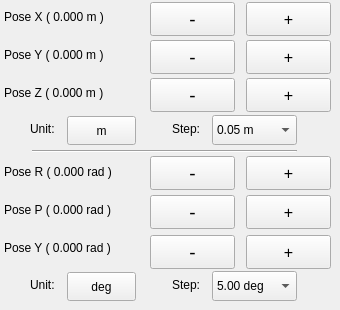
    <widget class="QWidget" name="tab2_2">
     <attribute name="title">
      <string>        MoveS      </string>
     </attribute>
     <widget class="QPushButton" name="pushButton7_3">
      <property name="geometry">
       <rect>
        <x>150</x>
        <y>235</y>
        <width>85</width>
        <height>34</height>
       </rect>
      </property>
      <property name="font">
       <font>
        <family>Ubuntu</family>
        <pointsize>14</pointsize>
        <weight>50</weight>
        <italic>false</italic>
        <bold>false</bold>
       </font>
      </property>
      <property name="cursor">
       <cursorShape>PointingHandCursor</cursorShape>
      </property>
      <property name="text">
       <string>-</string>
      </property>
     </widget>
     <widget class="QPushButton" name="pushButton5_3">
      <property name="geometry">
       <rect>
        <x>150</x>
        <y>156</y>
        <width>85</width>
        <height>34</height>
       </rect>
      </property>
      <property name="font">
       <font>
        <family>Ubuntu</family>
        <pointsize>14</pointsize>
        <weight>50</weight>
        <italic>false</italic>
        <bold>false</bold>
       </font>
      </property>
      <property name="cursor">
       <cursorShape>PointingHandCursor</cursorShape>
      </property>
      <property name="text">
       <string>-</string>
      </property>
     </widget>
     <widget class="QLabel" name="label_24">
      <property name="geometry">
       <rect>
        <x>30</x>
        <y>269</y>
        <width>41</width>
        <height>32</height>
       </rect>
      </property>
      <property name="text">
       <string>Unit:</string>
      </property>
     </widget>
     <widget class="QLabel" name="label_step3_2">
      <property name="geometry">
       <rect>
        <x>172</x>
        <y>269</y>
        <width>41</width>
        <height>32</height>
       </rect>
      </property>
      <property name="text">
       <string>Step:</string>
      </property>
     </widget>
     <widget class="QPushButton" name="pushButton5_4">
      <property name="geometry">
       <rect>
        <x>246</x>
        <y>156</y>
        <width>85</width>
        <height>34</height>
       </rect>
      </property>
      <property name="font">
       <font>
        <family>Ubuntu</family>
        <pointsize>12</pointsize>
        <weight>50</weight>
        <italic>false</italic>
        <bold>false</bold>
       </font>
      </property>
      <property name="cursor">
       <cursorShape>PointingHandCursor</cursorShape>
      </property>
      <property name="text">
       <string>+</string>
      </property>
     </widget>
     <widget class="QPushButton" name="pushButton2_4">
      <property name="geometry">
       <rect>
        <x>246</x>
        <y>40</y>
        <width>85</width>
        <height>34</height>
       </rect>
      </property>
      <property name="font">
       <font>
        <family>Ubuntu</family>
        <pointsize>12</pointsize>
        <weight>50</weight>
        <italic>false</italic>
        <bold>false</bold>
       </font>
      </property>
      <property name="cursor">
       <cursorShape>PointingHandCursor</cursorShape>
      </property>
      <property name="text">
       <string>+</string>
      </property>
     </widget>
     <widget class="QPushButton" name="pushButton6_4">
      <property name="geometry">
       <rect>
        <x>246</x>
        <y>195</y>
        <width>85</width>
        <height>34</height>
       </rect>
      </property>
      <property name="font">
       <font>
        <family>Ubuntu</family>
        <pointsize>12</pointsize>
        <weight>50</weight>
        <italic>false</italic>
        <bold>false</bold>
       </font>
      </property>
      <property name="cursor">
       <cursorShape>PointingHandCursor</cursorShape>
      </property>
      <property name="text">
       <string>+</string>
      </property>
     </widget>
     <widget class="QPushButton" name="pushButton7_4">
      <property name="geometry">
       <rect>
        <x>246</x>
        <y>235</y>
        <width>85</width>
        <height>34</height>
       </rect>
      </property>
      <property name="font">
       <font>
        <family>Ubuntu</family>
        <pointsize>12</pointsize>
        <weight>50</weight>
        <italic>false</italic>
        <bold>false</bold>
       </font>
      </property>
      <property name="cursor">
       <cursorShape>PointingHandCursor</cursorShape>
      </property>
      <property name="text">
       <string>+</string>
      </property>
     </widget>
     <widget class="QPushButton" name="pushButton6_3">
      <property name="geometry">
       <rect>
        <x>150</x>
        <y>195</y>
        <width>85</width>
        <height>34</height>
       </rect>
      </property>
      <property name="font">
       <font>
        <family>Ubuntu</family>
        <pointsize>14</pointsize>
        <weight>50</weight>
        <italic>false</italic>
        <bold>false</bold>
       </font>
      </property>
      <property name="cursor">
       <cursorShape>PointingHandCursor</cursorShape>
      </property>
      <property name="text">
       <string>-</string>
      </property>
     </widget>
     <widget class="QPushButton" name="radDegButton_2">
      <property name="geometry">
       <rect>
        <x>67</x>
        <y>272</y>
        <width>69</width>
        <height>29</height>
       </rect>
      </property>
      <property name="text">
       <string>deg</string>
      </property>
     </widget>
     <widget class="QPushButton" name="pushButton1_3">
      <property name="geometry">
       <rect>
        <x>150</x>
        <y>2</y>
        <width>85</width>
        <height>34</height>
       </rect>
      </property>
      <property name="font">
       <font>
        <family>Ubuntu</family>
        <pointsize>14</pointsize>
        <weight>50</weight>
        <italic>false</italic>
        <bold>false</bold>
       </font>
      </property>
      <property name="cursor">
       <cursorShape>PointingHandCursor</cursorShape>
      </property>
      <property name="text">
       <string>-</string>
      </property>
     </widget>
     <widget class="QPushButton" name="pushButton1_4">
      <property name="geometry">
       <rect>
        <x>246</x>
        <y>2</y>
        <width>85</width>
        <height>34</height>
       </rect>
      </property>
      <property name="font">
       <font>
        <family>Ubuntu</family>
        <pointsize>12</pointsize>
        <weight>50</weight>
        <italic>false</italic>
        <bold>false</bold>
       </font>
      </property>
      <property name="cursor">
       <cursorShape>PointingHandCursor</cursorShape>
      </property>
      <property name="text">
       <string>+</string>
      </property>
     </widget>
     <widget class="QLabel" name="label_9">
      <property name="geometry">
       <rect>
        <x>4</x>
        <y>1</y>
        <width>143</width>
        <height>32</height>
       </rect>
      </property>
      <property name="text">
       <string>Pose X ( 0.000 m )</string>
      </property>
     </widget>
     <widget class="QComboBox" name="comboBox_rpy">
      <property name="geometry">
       <rect>
        <x>212</x>
        <y>271</y>
        <width>85</width>
        <height>30</height>
       </rect>
      </property>
      <property name="currentIndex">
       <number>3</number>
      </property>
      <item>
       <property name="text">
        <string>60.0 deg</string>
       </property>
      </item>
      <item>
       <property name="text">
        <string>30.0 deg</string>
       </property>
      </item>
      <item>
       <property name="text">
        <string>10.0 deg</string>
       </property>
      </item>
      <item>
       <property name="text">
        <string>5.00 deg</string>
       </property>
      </item>
      <item>
       <property name="text">
        <string>1.00 deg</string>
       </property>
      </item>
      <item>
       <property name="text">
        <string>0.50 deg</string>
       </property>
      </item>
      <item>
       <property name="text">
        <string>0.10 deg</string>
       </property>
      </item>
      <item>
       <property name="text">
        <string>0.80 rad</string>
       </property>
      </item>
      <item>
       <property name="text">
        <string>0.40 rad</string>
       </property>
      </item>
      <item>
       <property name="text">
        <string>0.20 rad</string>
       </property>
      </item>
      <item>
       <property name="text">
        <string>0.10 rad</string>
       </property>
      </item>
      <item>
       <property name="text">
        <string>0.05 rad</string>
       </property>
      </item>
      <item>
       <property name="text">
        <string>0.02 rad</string>
       </property>
      </item>
     </widget>
     <widget class="QLabel" name="label_11">
      <property name="geometry">
       <rect>
        <x>4</x>
        <y>77</y>
        <width>143</width>
        <height>32</height>
       </rect>
      </property>
      <property name="text">
       <string>Pose Z ( 0.000 m )</string>
      </property>
     </widget>
     <widget class="QPushButton" name="pushButton3_3">
      <property name="geometry">
       <rect>
        <x>150</x>
        <y>78</y>
        <width>85</width>
        <height>34</height>
       </rect>
      </property>
      <property name="font">
       <font>
        <family>Ubuntu</family>
        <pointsize>14</pointsize>
        <weight>50</weight>
        <italic>false</italic>
        <bold>false</bold>
       </font>
      </property>
      <property name="cursor">
       <cursorShape>PointingHandCursor</cursorShape>
      </property>
      <property name="text">
       <string>-</string>
      </property>
     </widget>
     <widget class="QPushButton" name="pushButton3_4">
      <property name="geometry">
       <rect>
        <x>246</x>
        <y>78</y>
        <width>85</width>
        <height>34</height>
       </rect>
      </property>
      <property name="font">
       <font>
        <family>Ubuntu</family>
        <pointsize>12</pointsize>
        <weight>50</weight>
        <italic>false</italic>
        <bold>false</bold>
       </font>
      </property>
      <property name="cursor">
       <cursorShape>PointingHandCursor</cursorShape>
      </property>
      <property name="text">
       <string>+</string>
      </property>
     </widget>
     <widget class="QLabel" name="label_12">
      <property name="geometry">
       <rect>
        <x>4</x>
        <y>156</y>
        <width>143</width>
        <height>32</height>
       </rect>
      </property>
      <property name="text">
       <string>Pose R ( 0.000 rad )</string>
      </property>
     </widget>
     <widget class="QPushButton" name="pushButton2_3">
      <property name="geometry">
       <rect>
        <x>150</x>
        <y>40</y>
        <width>85</width>
        <height>34</height>
       </rect>
      </property>
      <property name="font">
       <font>
        <family>Ubuntu</family>
        <pointsize>14</pointsize>
        <weight>50</weight>
        <italic>false</italic>
        <bold>false</bold>
       </font>
      </property>
      <property name="cursor">
       <cursorShape>PointingHandCursor</cursorShape>
      </property>
      <property name="text">
       <string>-</string>
      </property>
     </widget>
     <widget class="QLabel" name="label_10">
      <property name="geometry">
       <rect>
        <x>4</x>
        <y>39</y>
        <width>143</width>
        <height>32</height>
       </rect>
      </property>
      <property name="text">
       <string>Pose Y ( 0.000 m )</string>
      </property>
     </widget>
     <widget class="QLabel" name="label_13">
      <property name="geometry">
       <rect>
        <x>4</x>
        <y>194</y>
        <width>143</width>
        <height>32</height>
       </rect>
      </property>
      <property name="text">
       <string>Pose P ( 0.000 rad )</string>
      </property>
     </widget>
     <widget class="QLabel" name="label_14">
      <property name="geometry">
       <rect>
        <x>4</x>
        <y>232</y>
        <width>143</width>
        <height>32</height>
       </rect>
      </property>
      <property name="text">
       <string>Pose Y ( 0.000 rad )</string>
      </property>
     </widget>
     <widget class="QLabel" name="label_step2_2">
      <property name="geometry">
       <rect>
        <x>172</x>
        <y>113</y>
        <width>41</width>
        <height>32</height>
       </rect>
      </property>
      <property name="text">
       <string>Step:</string>
      </property>
     </widget>
     <widget class="QLabel" name="label_32">
      <property name="geometry">
       <rect>
        <x>30</x>
        <y>113</y>
        <width>41</width>
        <height>32</height>
       </rect>
      </property>
      <property name="text">
       <string>Unit:</string>
      </property>
     </widget>
     <widget class="QPushButton" name="mCmButton_1">
      <property name="geometry">
       <rect>
        <x>67</x>
        <y>116</y>
        <width>69</width>
        <height>29</height>
       </rect>
      </property>
      <property name="text">
       <string>m</string>
      </property>
     </widget>
     <widget class="QComboBox" name="comboBox_xyz">
      <property name="geometry">
       <rect>
        <x>212</x>
        <y>115</y>
        <width>85</width>
        <height>30</height>
       </rect>
      </property>
      <property name="currentIndex">
       <number>3</number>
      </property>
      <item>
       <property name="text">
        <string>0.20 m</string>
       </property>
      </item>
      <item>
       <property name="text">
        <string>0.15 m</string>
       </property>
      </item>
      <item>
       <property name="text">
        <string>0.10 m</string>
       </property>
      </item>
      <item>
       <property name="text">
        <string>0.05 m</string>
       </property>
      </item>
      <item>
       <property name="text">
        <string>0.02 m</string>
       </property>
      </item>
      <item>
       <property name="text">
        <string>0.01 m</string>
       </property>
      </item>
      <item>
       <property name="text">
        <string>20.0 cm</string>
       </property>
      </item>
      <item>
       <property name="text">
        <string>15.0 cm</string>
       </property>
      </item>
      <item>
       <property name="text">
        <string>10.0 cm</string>
       </property>
      </item>
      <item>
       <property name="text">
        <string>5.00 cm</string>
       </property>
      </item>
      <item>
       <property name="text">
        <string>2.00 cm</string>
       </property>
      </item>
      <item>
       <property name="text">
        <string>1.00 cm</string>
       </property>
      </item>
     </widget>
     <widget class="Line" name="line_2">
      <property name="geometry">
       <rect>
        <x>32</x>
        <y>143</y>
        <width>265</width>
        <height>16</height>
       </rect>
      </property>
      <property name="frameShadow">
       <enum>QFrame::Sunken</enum>
      </property>
      <property name="lineWidth">
       <number>1</number>
      </property>
      <property name="orientation">
       <enum>Qt::Horizontal</enum>
      </property>
     </widget>
    </widget>
